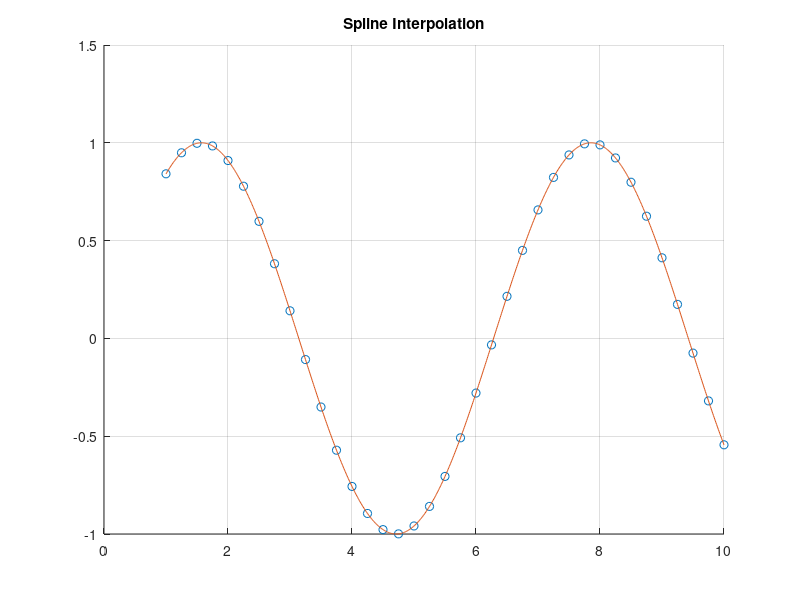

MATLAB code to generate this figure:
x = [1:0.25:10];
y = sin(x);
xx = [1:0.01:10]

yy = spline(x, y, xx)

grid on; hold on;
plot(x,y,'o',xx,yy);
title('Spline Interpolation');